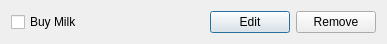
<?xml version="1.0" encoding="UTF-8"?>
<ui version="4.0">
 <class>Task</class>
 <widget class="QDialog" name="Task">
  <property name="geometry">
   <rect>
    <x>0</x>
    <y>0</y>
    <width>387</width>
    <height>42</height>
   </rect>
  </property>
  <property name="windowTitle">
   <string>Dialog</string>
  </property>
  <layout class="QHBoxLayout" name="horizontalLayout">
   <item>
    <widget class="QCheckBox" name="checkBox">
     <property name="text">
      <string>Buy Milk</string>
     </property>
    </widget>
   </item>
   <item>
    <spacer name="horizontalSpacer">
     <property name="orientation">
      <enum>Qt::Horizontal</enum>
     </property>
     <property name="sizeHint" stdset="0">
      <size>
       <width>40</width>
       <height>20</height>
      </size>
     </property>
    </spacer>
   </item>
   <item>
    <widget class="QPushButton" name="editButton">
     <property name="text">
      <string>Edit</string>
     </property>
    </widget>
   </item>
   <item>
    <widget class="QPushButton" name="removeButton">
     <property name="text">
      <string>Remove</string>
     </property>
    </widget>
   </item>
  </layout>
 </widget>
 <resources/>
 <connections/>
</ui>
